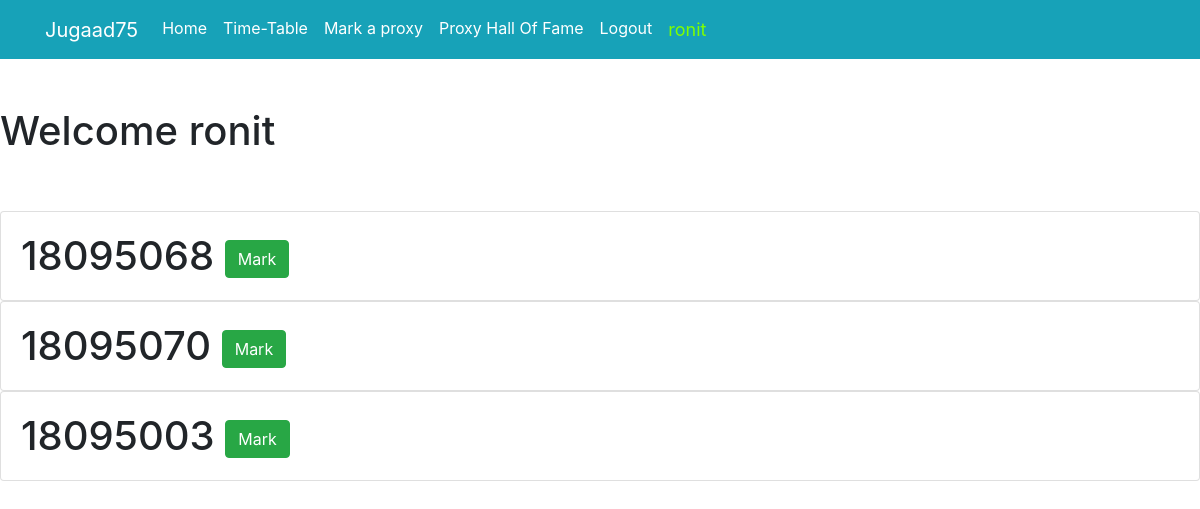
The page /markProxy/ (signed in) on the database its author committed.
### tracker/models.py (models this page shows)
class sdata(models.Model):
    student = models.ForeignKey(User, on_delete=models.CASCADE)
    slot1 = models.IntegerField(default=0)
    slot2 = models.IntegerField(default=0)
    slot3 = models.IntegerField(default=0)
    slat = models.FloatField(default=0.0)
    slong = models.FloatField(default=0.0)

### tracker/views.py (the view, shortened to what this page needs)
# urls.py: path('markProxy/', views.markProxy , name='markProxy'),
@csrf_exempt
def markProxy(request):
    print("mark")
    curr_slot = getSlot()
    if curr_slot == 5:
        return HttpResponse("No classes Running")
    if curr_slot == 1:
        context = {
            'absentees' : sdata.objects.filter(slot1=0)
        }
        return render(request,'tracker/proxy.html',context)
    elif curr_slot == 2:
        context = {
            'absentees' : sdata.objects.filter(slot2=0)
        }
        return render(request,'tracker/proxy.html',context)
    elif curr_slot == 3:
        context = {
            'absentees' : sdata.objects.filter(slot3=0)
        }
        return render(request,'tracker/proxy.html',context)
    else:
        context = {
            'absentees' : sdata.objects.filter(slot3=0)
        }
        return render(request,'tracker/proxy.html',context)

### tracker/views.py (called while the page is built)
def getSlot():
    x = datetime.datetime.now()
    if x.hour>9 and x.hour<10:
        return 1
    elif x.hour>10 and x.hour<11:
        return 2
    elif x.hour>11 and x.hour<12:
        return 3
    return 4

### tracker/templates/tracker/proxy.html (shortened to what this page needs)
<link rel="stylesheet" href="https://stackpath.bootstrapcdn.com/bootstrap/4.4.1/css/bootstrap.min.css">
<nav class="navbar navbar-expand-lg navbar-dark bg-info">
    <div class="container">
      <a class="navbar-brand"  href="{% url 'home' %}" >Jugaad75</a>
      <div class="collapse navbar-collapse" id="navbarNav">
        <ul class="navbar-nav">
          <li class="nav-item active">
            <a class="nav-link" href="{% url 'home' %}" >Home </a>
          </li>
          <li class="nav-item active">
            <a class="nav-link" href="{% url 'addLecture' %}">Time-Table </span></a>
          </li>
          <li class="nav-item active">
            <a class="nav-link" href="{% url 'markProxy' %}">Mark a proxy</a>
          </li>
           <li class="nav-item active">
            <a class="nav-link" href="{% url 'hallOfFame' %}" >Proxy Hall Of Fame</a>
          </li>
      {% if user.is_authenticated %}
          <li class="nav-item active">
              <a href="#" onclick="$('#signOutBtn').click()" class="nav-link" >Logout</a>
          </li>
          <li class="nav-item ">
            <a class="nav-link disabled" href="#" style="color: chartreuse; font-size: large; " >{{user.username}}</a>
          </li>
      {% endif %}
        </ul>
      </div>
    </div>
  </nav>
 <h1> Welcome {{user.username}} <h1>
<br>
{% for abs in absentees %}
<div class="card">
  <div class="card-body">
    {{abs.student.username}}
    <button type="submit" onclick="markproxy({{abs.student.id}})" class="btn btn-success">Mark</button>
  </div>
</div>
{% endfor %}

### rows shown on the page
sdata: student.username "18095068"
sdata: student.username "18095070"
sdata: student.username "18095003"

### other values the page prints
{{ user.username }} "ronit"
